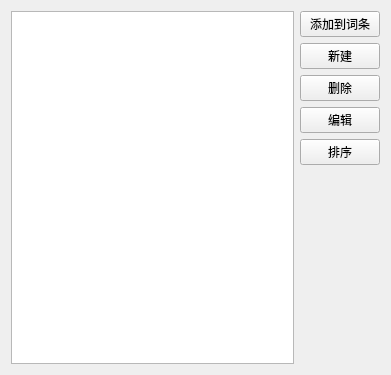
<?xml version="1.0" encoding="UTF-8"?>
<ui version="4.0">
 <class>TagManager</class>
 <widget class="QWidget" name="TagManager">
  <property name="geometry">
   <rect>
    <x>0</x>
    <y>0</y>
    <width>391</width>
    <height>375</height>
   </rect>
  </property>
  <property name="sizePolicy">
   <sizepolicy hsizetype="Preferred" vsizetype="Preferred">
    <horstretch>0</horstretch>
    <verstretch>0</verstretch>
   </sizepolicy>
  </property>
  <property name="minimumSize">
   <size>
    <width>350</width>
    <height>375</height>
   </size>
  </property>
  <property name="windowTitle">
   <string/>
  </property>
  <layout class="QGridLayout" name="gridLayout">
   <item row="0" column="0">
    <widget class="QListWidget" name="tag_list_widget"/>
   </item>
   <item row="0" column="1">
    <layout class="QVBoxLayout" name="verticalLayout">
     <item>
      <widget class="QPushButton" name="add_to_curren_entry_button">
       <property name="styleSheet">
        <string notr="true"/>
       </property>
       <property name="text">
        <string> 添加到词条 </string>
       </property>
      </widget>
     </item>
     <item>
      <widget class="QPushButton" name="new_tag_button">
       <property name="text">
        <string>新建</string>
       </property>
      </widget>
     </item>
     <item>
      <widget class="QPushButton" name="delete_tag_button">
       <property name="text">
        <string>删除</string>
       </property>
      </widget>
     </item>
     <item>
      <widget class="QPushButton" name="edit_tag_button">
       <property name="text">
        <string>编辑</string>
       </property>
      </widget>
     </item>
     <item>
      <widget class="QPushButton" name="sort_tag_button">
       <property name="text">
        <string>排序</string>
       </property>
      </widget>
     </item>
     <item>
      <spacer name="verticalSpacer">
       <property name="orientation">
        <enum>Qt::Orientation::Vertical</enum>
       </property>
       <property name="sizeHint" stdset="0">
        <size>
         <width>20</width>
         <height>40</height>
        </size>
       </property>
      </spacer>
     </item>
    </layout>
   </item>
  </layout>
 </widget>
 <resources/>
 <connections/>
</ui>
